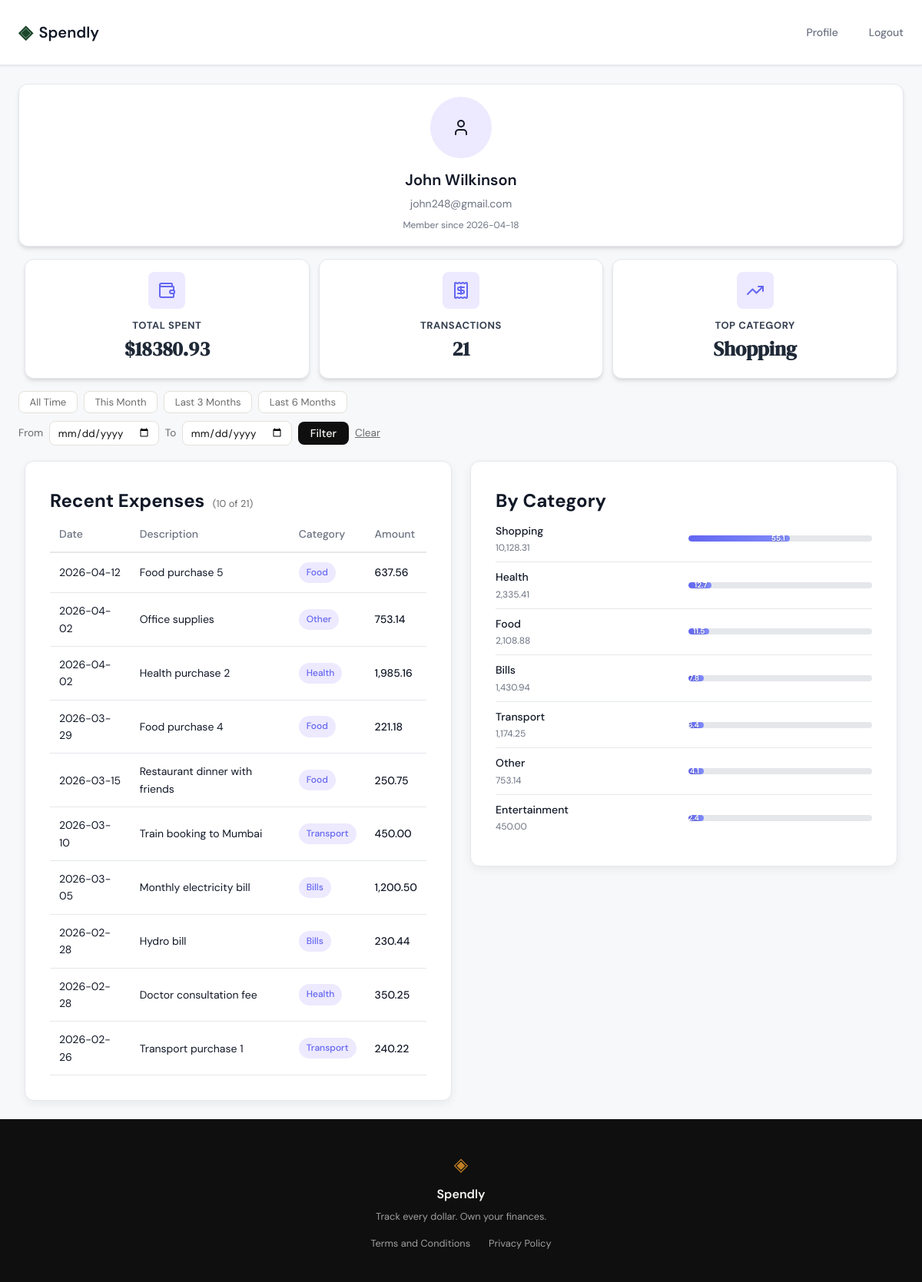
/profile (signed in), run on the app's committed database.
### tables this page shows
CREATE TABLE users (
            id INTEGER PRIMARY KEY AUTOINCREMENT,
            name TEXT NOT NULL,
            email TEXT UNIQUE NOT NULL,
            password_hash TEXT NOT NULL,
            created_at TEXT DEFAULT (datetime('now'))
        );

CREATE TABLE expenses (
            id INTEGER PRIMARY KEY AUTOINCREMENT,
            user_id INTEGER NOT NULL REFERENCES users(id),
            amount REAL NOT NULL,
            category TEXT NOT NULL,
            date TEXT NOT NULL,
            description TEXT,
            created_at TEXT DEFAULT (datetime('now'))
        );

### app.py (the view)
@app.route("/profile")
def profile():
    if "user_id" not in session:
        flash("Please log in to access this page", "warning")
        return redirect(url_for("login"))
    start_date = request.args.get("start_date", "").strip() or None
    end_date = request.args.get("end_date", "").strip() or None
    try:
        if start_date:
            _date.fromisoformat(start_date)
        if end_date:
            _date.fromisoformat(end_date)
        if start_date and end_date and start_date > end_date:
            raise ValueError("start_date after end_date")
    except ValueError:
        flash("Invalid date filter — showing all expenses.", "error")
        start_date = end_date = None
    conn = get_db()
    user = conn.execute(
        "SELECT name, email, created_at FROM users WHERE id = ?",
        (session["user_id"],)
    ).fetchone()
    expenses = get_expenses_for_user(conn, session["user_id"], start_date, end_date)
    conn.close()
    total_spent, average, top_category, category_breakdown = summarise_expenses(expenses)
    filter_active = bool(start_date or end_date)
    recent_expenses = expenses if filter_active else expenses[:10]
    return render_template(
        "profile.html",
        user=user,
        expenses=expenses,
        recent_expenses=recent_expenses,
        filter_active=filter_active,
        total_spent=total_spent,
        total_spent_formatted=f"{total_spent:.2f}",
        average=round(average, 2),
        top_category_name=top_category[0],
        top_category_amount=top_category[1],
        category_breakdown=category_breakdown,
        start_date=start_date or "",
        end_date=end_date or "",
    )

### app.py (called while the page is built)
@app.template_filter('currency')
def currency_filter(value):
    try:
        amount = float(value)
        return f"{amount:,.2f}"
    except (ValueError, TypeError):
        return "0.00"

### database/db.py (called while the page is built)
def get_db():
    conn = sqlite3.connect(DB_PATH)
    conn.row_factory = sqlite3.Row
    conn.execute("PRAGMA foreign_keys = ON")
    return conn

def get_expenses_for_user(conn, user_id, start_date=None, end_date=None):
    query = "SELECT * FROM expenses WHERE user_id = ?"
    params = [user_id]
    if start_date:
        query += " AND date >= ?"
        params.append(start_date)
    if end_date:
        query += " AND date <= ?"
        params.append(end_date)
    query += " ORDER BY date DESC"
    return conn.execute(query, params).fetchall()

def summarise_expenses(expenses):
    total_spent = sum(float(e["amount"]) for e in expenses)
    average = total_spent / len(expenses) if expenses else 0
    category_totals = Counter()
    for e in expenses:
        category_totals[e["category"]] += float(e["amount"])
    top_category = category_totals.most_common(1)[0] if category_totals else ("None", 0)
    total_for_percent = total_spent if total_spent > 0 else 1
    category_breakdown = [
        {
            "name": cat,
            "amount": amt,
            "percentage": round((amt / total_for_percent) * 100, 1),
        }
        for cat, amt in category_totals.most_common()
    ]
    return total_spent, average, top_category, category_breakdown

### templates/profile.html (shortened to what this page needs)
{% extends "base.html" %}
{% block head %}
<link rel="stylesheet" href="{{ url_for('static', filename='css/profile-filter.css') }}">
{% endblock %}
{% block content %}
<div class="profile-container">
  <aside class="profile-sidebar">
    <div class="profile-avatar">
      <i data-lucide="user"></i>
    </div>
    <h2 class="profile-name">{{ user.name }}</h2>
    <p class="profile-email">{{ user.email }}</p>
    <p class="profile-member-since">Member since {{ user.created_at[:10] }}</p>
  </aside>
  <div class="summary-stats">
    <div class="stat-card">
      <div class="stat-icon">
        <i data-lucide="wallet"></i>
      </div>
      <div class="stat-content">
        <div class="stat-label">Total Spent</div>
        <div class="stat-value">${{ total_spent_formatted }}</div>
      </div>
    </div>
    <div class="stat-card">
      <div class="stat-icon">
        <i data-lucide="receipt"></i>
      </div>
      <div class="stat-content">
        <div class="stat-label">Transactions</div>
        <div class="stat-value">{{ expenses|length }}</div>
      </div>
    </div>
    <div class="stat-card">
      <div class="stat-icon">
        <i data-lucide="trending-up"></i>
      </div>
      <div class="stat-content">
        <div class="stat-label">Top Category</div>
        <div class="stat-value">{{ top_category_name }}</div>
      </div>
    </div>
  </div>
  <main class="profile-main">
    <div class="filter-bar">
      <div class="filter-windows">
        <button type="button" class="filter-window-btn" data-window="all">All Time</button>
        <button type="button" class="filter-window-btn" data-window="month">This Month</button>
        <button type="button" class="filter-window-btn" data-window="3months">Last 3 Months</button>
        <button type="button" class="filter-window-btn" data-window="6months">Last 6 Months</button>
      </div>
      <form method="GET" action="{{ url_for('profile') }}" class="filter-form" id="date-filter-form">
        <label for="start_date" class="filter-label">From</label>
        <input type="date" id="start_date" name="start_date"
               value="{{ start_date }}" class="filter-input">
        <label for="end_date" class="filter-label">To</label>
        <input type="date" id="end_date" name="end_date"
               value="{{ end_date }}" class="filter-input">
        <button type="submit" class="btn-primary filter-btn">Filter</button>
        <a href="{{ url_for('profile') }}" class="btn-clear">Clear</a>
      </form>
    </div>
    <div class="columns">
      <section class="column" id="recent-expenses">
        <div class="card expense-section">
          <div class="section-header">
            <h2 class="section-title">
              {% if filter_active %}
                Filtered Expenses
                <span class="section-count">({{ recent_expenses|length }})</span>
              {% else %}
                Recent Expenses
                {% if expenses|length > 10 %}
                  <span class="section-count">(10 of {{ expenses|length }})</span>
                {% endif %}
              {% endif %}
            </h2>
          </div>
          <div class="table-container">
            {% if recent_expenses %}
            <table class="transaction-table">
              <thead>
                <tr>
                  <th>Date</th>
                  <th>Description</th>
                  <th>Category</th>
                  <th>Amount</th>
                </tr>
              </thead>
              <tbody>
                {% for expense in recent_expenses %}
                <tr>
                  <td>{{ expense.date }}</td>
                  <td>{{ expense.description }}</td>
                  <td><span class="badge badge-category">{{ expense.category }}</span></td>
                  <td class="amount-col">{{ expense.amount | currency }}</td>
                </tr>
                {% endfor %}
              </tbody>
            </table>
            {% else %}
            <p class="no-expenses">No expenses found for the selected period.</p>
            {% endif %}
          </div>
        </div>
      </section>
      <section class="column" id="by-category">
        <div class="card expense-section">
          <div class="section-header">
            <h2 class="section-title">By Category</h2>
          </div>
          <div class="category-breakdown">
            {% for cat in category_breakdown %}
            <div class="category-row">
              <div class="category-info">
                <span class="category-label">{{ cat.name }}</span>
                <span class="category-amount">{{ cat.amount | currency }}</span>
              </div>
              <div class="progress-wrapper">
                <div class="progress-bar" style="--progress: {{ cat.percentage }};">
                  <span class="progress-fill" data-percent="{{ cat.percentage }}"></span>
                </div>
              </div>
            </div>
            {% endfor %}
          </div>
        </div>
      </section>
    </div>
  </main>
</div>
{% endblock %}

### templates/base.html (shortened to what this page needs)
<!DOCTYPE html>
<html lang="en">
<head>
    <link rel="stylesheet" href="{{ url_for('static', filename='css/style.css') }}">
    <link rel="stylesheet" href="{{ url_for('static', filename='css/profile.css') }}">
    {% block head %}{% endblock %}
</head>
<body>
    <nav class="navbar">
        <div class="nav-inner">
            <a href="{{ url_for('landing') }}" class="nav-brand">
                <span class="brand-icon">◈</span>
                <span class="brand-name">Spendly</span>
            </a>
            <div class="nav-links">
                {% if session.get('user_id') %}
                <a href="{{ url_for('profile') }}">Profile</a>
                <a href="{{ url_for('logout') }}">Logout</a>
                {% else %}
                <a href="{{ url_for('login') }}">Sign in</a>
                <a href="{{ url_for('register') }}" class="nav-cta">Get started</a>
                {% endif %}
            </div>
        </div>
    </nav>
    <main class="main-content">
        {% block content %}{% endblock %}
    </main>
    <footer class="footer">
        <div class="footer-inner">
            <span class="brand-icon">◈</span>
            <span class="footer-name">Spendly</span>
            <p class="footer-copy">Track every dollar. Own your finances.</p>
            <div class="footer-links">
                <a href="{{ url_for('terms') }}">Terms and Conditions</a>
                <a href="{{ url_for('privacy') }}">Privacy Policy</a>
            </div>
        </div>
    </footer>
</body>
</html>

### static/css/style.css (style rules this page uses)
:root { --ink: #0f0f0f; --ink-soft: #2d2d2d; --ink-muted: #6b6b6b; --ink-faint: #a0a0a0; --paper: #f7f6f3; --paper-warm: #f0ede6; --paper-card: #ffffff; --accent: #1a472a; --accent-light: #e8f0eb; --accent-2: #c17f24; --accent-2-light: #fdf3e3; --danger: #c0392b; --danger-light: #fdecea; --border: #e4e1da; --border-soft: #eeebe4; --font-display: 'DM Serif Display', Georgia, serif; --font-body: 'DM Sans', system-ui, sans-serif; --max-width: 1200px; --auth-width: 440px; --radius-sm: 6px; --radius-md: 12px; --radius-lg: 20px; }
*, *::before, *::after { box-sizing: border-box; margin: 0; padding: 0; }
html { font-size: 16px; scroll-behavior: smooth; }
body { background: var(--paper); color: var(--ink); font-family: var(--font-body); font-size: 1rem; line-height: 1.6; -webkit-font-smoothing: antialiased; }
a { color: inherit; text-decoration: none; }
.navbar { position: sticky; top: 0; z-index: 100; background: var(--paper); border-bottom: 1px solid var(--border); padding: 0 2rem; }
.nav-inner { max-width: var(--max-width); margin: 0 auto; height: 60px; display: flex; align-items: center; justify-content: space-between; }
.nav-brand { display: flex; align-items: center; gap: 0.5rem; font-family: var(--font-body); font-weight: 600; font-size: 1.1rem; color: var(--ink); }
.brand-icon { color: var(--accent); font-size: 1.3rem; }
.brand-name { color: var(--ink); }
.nav-links { display: flex; align-items: center; gap: 1.5rem; font-size: 0.9rem; font-weight: 500; }
.nav-links a { color: var(--ink-muted); transition: color 0.2s; }
.main-content { min-height: calc(100vh - 60px - 100px); }
.stat-card { background: var(--paper-card); border: 1px solid var(--border); border-radius: var(--radius-sm); padding: 1rem; display: flex; flex-direction: column; gap: 0.25rem; }
.stat-label { font-size: 0.7rem; font-weight: 500; color: var(--ink-muted); text-transform: uppercase; letter-spacing: 0.04em; }
.stat-value { font-family: var(--font-display); font-size: 1.25rem; color: var(--ink); }
.btn-primary { display: inline-block; background: var(--ink); color: var(--paper); padding: 0.65rem 1.5rem; border-radius: var(--radius-sm); font-family: var(--font-body); font-size: 0.9rem; font-weight: 500; cursor: pointer; border: none; transition: background 0.2s; text-decoration: none; }
.footer { background: var(--ink); color: var(--paper); padding: 2.5rem 2rem; text-align: center; }
.footer-inner { display: flex; flex-direction: column; align-items: center; gap: 0.4rem; }
.footer .brand-icon { color: var(--accent-2); font-size: 1.5rem; }
.footer-name { font-weight: 600; font-size: 1rem; }
.footer-copy { font-size: 0.8rem; color: var(--ink-faint); }
.footer-links { display: flex; gap: 1.5rem; margin-top: 0.5rem; }
.footer-links a { font-size: 0.8rem; color: var(--ink-faint); transition: color 0.2s; }

### static/css/profile-filter.css (style rules this page uses)
.filter-bar { display: flex; flex-direction: column; gap: 0.65rem; margin-bottom: 1.25rem; }
.filter-windows { display: flex; gap: 0.5rem; flex-wrap: wrap; }
.filter-window-btn { background: var(--paper-card); border: 1px solid var(--border); border-radius: var(--radius-sm); padding: 0.3rem 0.85rem; font-family: var(--font-body); font-size: 0.82rem; color: var(--ink-muted); cursor: pointer; transition: background 0.15s, color 0.15s, border-color 0.15s; }
.filter-form { display: flex; align-items: center; gap: 0.5rem; flex-wrap: wrap; }
.filter-label { font-size: 0.85rem; color: var(--ink-muted); }
.filter-input { border: 1px solid var(--border); border-radius: var(--radius-sm); padding: 0.35rem 0.6rem; font-family: var(--font-body); color: var(--ink); background: var(--paper-card); }
.filter-btn { padding: 0.4rem 1rem; }
.btn-clear { font-size: 0.85rem; color: var(--ink-muted); text-decoration: underline; }
.section-count { font-size: 0.8rem; color: var(--ink-muted); font-family: var(--font-body); font-weight: 400; margin-left: 0.3rem; }

### data on the page
users: name "John Wilkinson", email "john248@gmail.com", created_at "2026-04-18"
expenses: category "Shopping", name "Shopping", amount "10,128.31", {{ cat.percentage }} 55.1 (drawn)
expenses: date "2026-04-12", description "Food purchase 5", category "Food", amount "637.56", name "Food", amount "2,108.88", {{ cat.percentage }} 11.5 (drawn)
expenses: date "2026-04-02", description "Office supplies", category "Other", amount "753.14", name "Other", {{ cat.percentage }} 4.1 (drawn)
expenses: date "2026-04-02", description "Health purchase 2", category "Health", amount "1,985.16", name "Health", amount "2,335.41", {{ cat.percentage }} 12.7 (drawn)
expenses: date "2026-03-29", description "Food purchase 4", category "Food", amount "221.18"
expenses: date "2026-03-15", description "Restaurant dinner with friends", category "Food", amount "250.75"
expenses: date "2026-03-10", description "Train booking to Mumbai", category "Transport", amount "450.00", name "Transport", amount "1,174.25", {{ cat.percentage }} 6.4 (drawn)
expenses: date "2026-03-05", description "Monthly electricity bill", category "Bills", amount "1,200.50", name "Bills", amount "1,430.94", {{ cat.percentage }} 7.8 (drawn)
expenses: date "2026-02-28", description "Hydro bill", category "Bills", amount "230.44"
expenses: date "2026-02-28", description "Doctor consultation fee", category "Health", amount "350.25"
expenses: date "2026-02-26", description "Transport purchase 1", category "Transport", amount "240.22"
expenses: name "Entertainment", amount "450.00", {{ cat.percentage }} 2.4 (drawn)

### other printed values
{{ total_spent_formatted }} "18380.93"
{{ expenses|length }} "21"
